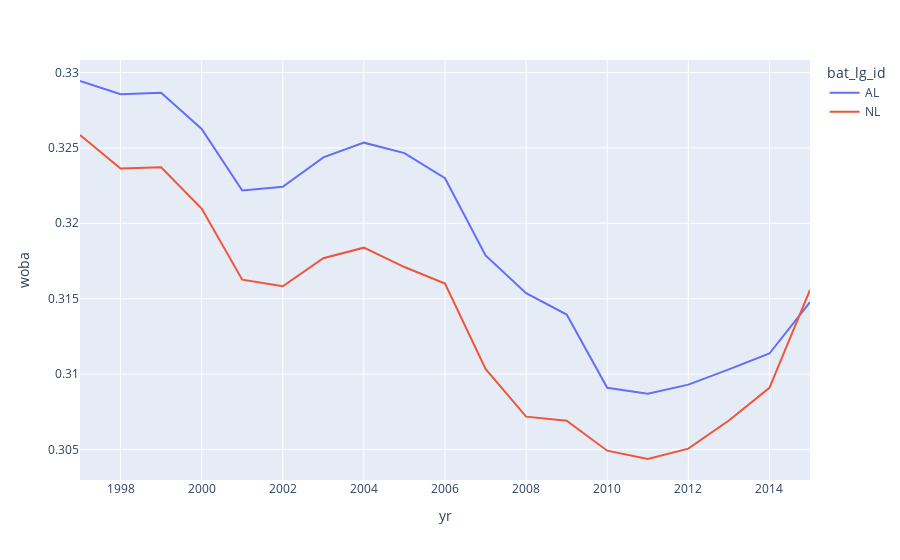

The notebook cell saved with this chart:
### Code cell
# Now look at a pool of pitchers, comparing the offenses of each league

result = compute_splits_windows(pa, split = ['pit_id', 'bat_lg_id'], window_size = 5)
fig = px.line(result.reset_index(), x='yr', y='woba', color='bat_lg_id')
fig.update_layout(hovermode="x")
fig.show()
result.unstack()

### Figure 1 — Plotly figure (JSON) as saved in the notebook; plotly's stock layout.template omitted (floating-point values rounded to 4 significant figures)
{"data": [{"hovertemplate": "bat_lg_id=AL<br>yr=%{x}<br>woba=%{y}<extra></extra>", "legendgroup": "AL", "line": {"color": "#636efa", "dash": "solid"}, "mode": "lines", "name": "AL", "orientation": "v", "showlegend": true, "type": "scatter", "x": [1997, 1998, 1999, 2000, 2001, 2002, 2003, 2004, 2005, 2006, 2007, 2008, 2009, 2010, 2011, 2012, 2013, 2014, 2015], "xaxis": "x", "y": [0.3294, 0.3286, 0.3287, 0.3263, 0.3222, 0.3224, 0.3244, 0.3253, 0.3247, 0.323, 0.3179, 0.3154, 0.3139, 0.3091, 0.3087, 0.3093, 0.3103, 0.3114, 0.3148], "yaxis": "y"}, {"hovertemplate": "bat_lg_id=NL<br>yr=%{x}<br>woba=%{y}<extra></extra>", "legendgroup": "NL", "line": {"color": "#EF553B", "dash": "solid"}, "mode": "lines", "name": "NL", "orientation": "v", "showlegend": true, "type": "scatter", "x": [1997, 1998, 1999, 2000, 2001, 2002, 2003, 2004, 2005, 2006, 2007, 2008, 2009, 2010, 2011, 2012, 2013, 2014, 2015], "xaxis": "x", "y": [0.3259, 0.3236, 0.3237, 0.321, 0.3163, 0.3158, 0.3177, 0.3184, 0.3171, 0.316, 0.3103, 0.3072, 0.3069, 0.3049, 0.3044, 0.3051, 0.3069, 0.3091, 0.3156], "yaxis": "y"}], "layout": {"hovermode": "x", "legend": {"title": {"text": "bat_lg_id"}, "tracegroupgap": 0}, "margin": {"t": 60}, "xaxis": {"anchor": "y", "domain": [0, 1], "title": {"text": "yr"}}, "yaxis": {"anchor": "x", "domain": [0, 1], "title": {"text": "woba"}}}}
